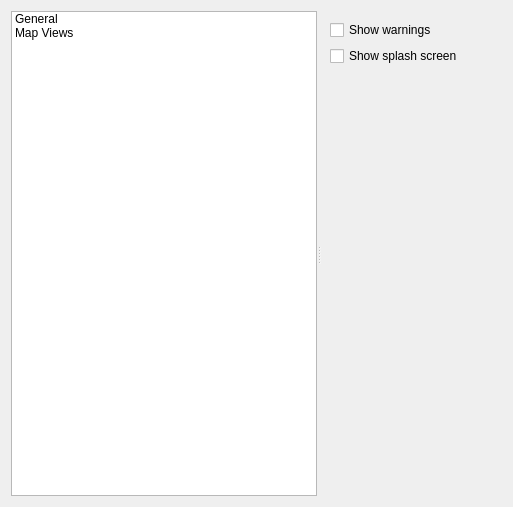
<?xml version="1.0" encoding="UTF-8"?>
<ui version="4.0">
 <class>Form</class>
 <widget class="QWidget" name="Form">
  <property name="geometry">
   <rect>
    <x>0</x>
    <y>0</y>
    <width>513</width>
    <height>507</height>
   </rect>
  </property>
  <property name="windowTitle">
   <string>Form</string>
  </property>
  <layout class="QVBoxLayout" name="verticalLayout">
   <item>
    <widget class="QSplitter" name="splitter">
     <property name="orientation">
      <enum>Qt::Orientation::Horizontal</enum>
     </property>
     <widget class="QListWidget" name="listWidget">
      <item>
       <property name="text">
        <string>General</string>
       </property>
      </item>
      <item>
       <property name="text">
        <string>Map Views</string>
       </property>
      </item>
     </widget>
     <widget class="QStackedWidget" name="stackedWidget">
      <property name="currentIndex">
       <number>0</number>
      </property>
      <widget class="QWidget" name="page">
       <layout class="QVBoxLayout" name="verticalLayout_2">
        <item>
         <widget class="QCheckBox" name="mShowWarnings">
          <property name="text">
           <string>Show warnings</string>
          </property>
         </widget>
        </item>
        <item>
         <widget class="QCheckBox" name="mShowSplashScreen">
          <property name="text">
           <string>Show splash screen</string>
          </property>
         </widget>
        </item>
        <item>
         <spacer name="verticalSpacer">
          <property name="orientation">
           <enum>Qt::Orientation::Vertical</enum>
          </property>
          <property name="sizeHint" stdset="0">
           <size>
            <width>20</width>
            <height>40</height>
           </size>
          </property>
         </spacer>
        </item>
       </layout>
      </widget>
      <widget class="QWidget" name="page_2">
       <layout class="QVBoxLayout" name="verticalLayout_3">
        <item>
         <layout class="QHBoxLayout" name="horizontalLayout">
          <item>
           <widget class="QLabel" name="label">
            <property name="text">
             <string>Map background</string>
            </property>
           </widget>
          </item>
          <item>
           <widget class="QgsColorButton" name="mMapBackground"/>
          </item>
         </layout>
        </item>
        <item>
         <spacer name="verticalSpacer_2">
          <property name="orientation">
           <enum>Qt::Orientation::Vertical</enum>
          </property>
          <property name="sizeHint" stdset="0">
           <size>
            <width>20</width>
            <height>40</height>
           </size>
          </property>
         </spacer>
        </item>
       </layout>
      </widget>
     </widget>
    </widget>
   </item>
  </layout>
 </widget>
 <customwidgets>
  <customwidget>
   <class>QgsColorButton</class>
   <extends>QToolButton</extends>
   <header>qgscolorbutton.h</header>
  </customwidget>
 </customwidgets>
 <resources/>
 <connections>
  <connection>
   <sender>listWidget</sender>
   <signal>currentRowChanged(int)</signal>
   <receiver>stackedWidget</receiver>
   <slot>setCurrentIndex(int)</slot>
   <hints>
    <hint type="sourcelabel">
     <x>119</x>
     <y>104</y>
    </hint>
    <hint type="destinationlabel">
     <x>320</x>
     <y>125</y>
    </hint>
   </hints>
  </connection>
 </connections>
</ui>
